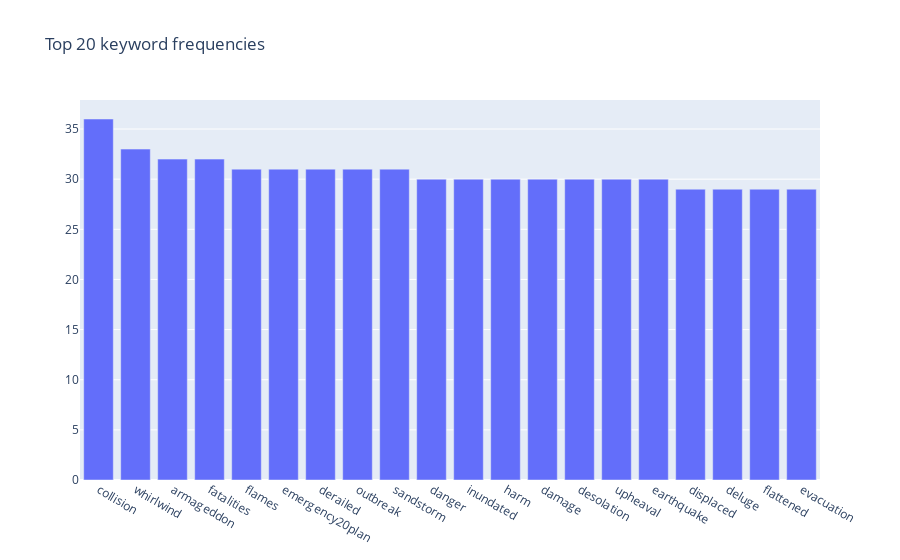

Here is the notebook cell this chart was saved with:
### Code cell
# split words
texts = df['keyword'].str.split().explode()
# remove symbols
texts = texts.str.replace(r'[^a-zA-Z0-9\s]', '', regex=True)
# make all words lowercase so we get unique words
texts = texts.str.lower()
# remove spaces
texts = texts.str.replace(' ', '', regex=True)

# remove non descriptive and uninteresting words that are in the top 20
stopwords = [] #no stop words are apparent
cleanedText = []

for text in texts:
    if text in stopwords:
        continue
    cleanedText.append(text)

df_cleaned_text = pd.DataFrame(cleanedText, columns=['values'])
word_freq = df_cleaned_text['values'].value_counts()
data = [go.Bar(x=word_freq.index[:20], y=word_freq.values[:20])]
layout = go.Layout(title='Top 20 keyword frequencies')
fig = go.Figure(data=data, layout=layout)
iplot(fig)

### Figure 1 — Plotly figure (JSON) as saved in the notebook; plotly's stock layout.template omitted (floating-point values rounded to 4 significant figures)
{"data": [{"type": "bar", "x": ["collision", "whirlwind", "armageddon", "fatalities", "flames", "emergency20plan", "derailed", "outbreak", "sandstorm", "danger", "inundated", "harm", "damage", "desolation", "upheaval", "earthquake", "displaced", "deluge", "flattened", "evacuation"], "y": [36, 33, 32, 32, 31, 31, 31, 31, 31, 30, 30, 30, 30, 30, 30, 30, 29, 29, 29, 29]}], "layout": {"title": {"text": "Top 20 keyword frequencies"}}}
